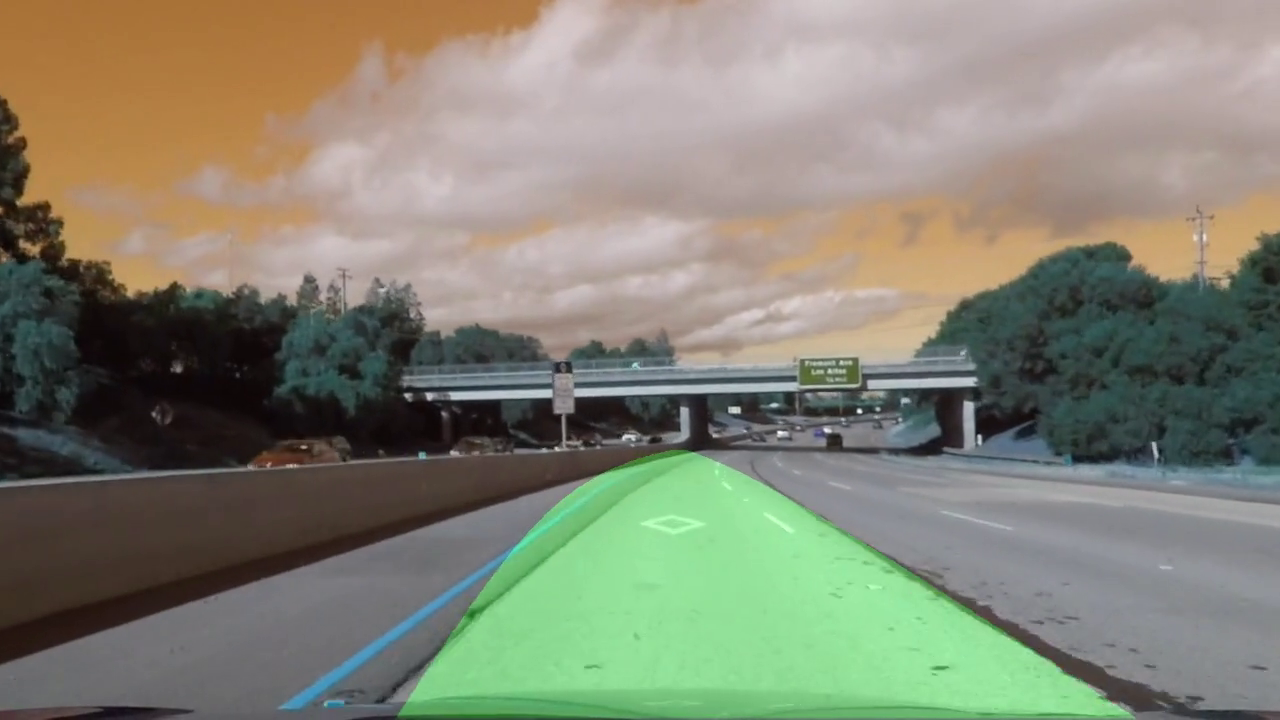
#> input picture frame 35 of project_video_test.mp4, 1280 x 720 px, given in place of project_video.mp4, which was not available
$ python colorspace_test.py   (older library calls are emulated)
#> lines starting #> are read from the running program, lines starting #| are printed output that depends on the picture; pictures that were not available may be replaced by others from this repository, and a replacement may not be noted
import numpy as np
import cv2
import matplotlib.pyplot as plt
import matplotlib.image as mpimg


cap = cv2.VideoCapture("project_video.mp4")
ret, img = cap.read()
#> img is the input picture: shape (720, 1280, 3); mean B, G, R 115.6, 132.2, 131.6
print(ret)
#| True
while(ret):
    # Convert to HLS color space and separate the S channel
    # Note: img is the undistorted image
    hls = cv2.cvtColor(img, cv2.COLOR_RGB2HLS)
#> hls: shape (720, 1280, 3); mean of channels 0, 1, 2 85.9, 128.3, 53.1
    s_channel = hls[:,:,2]
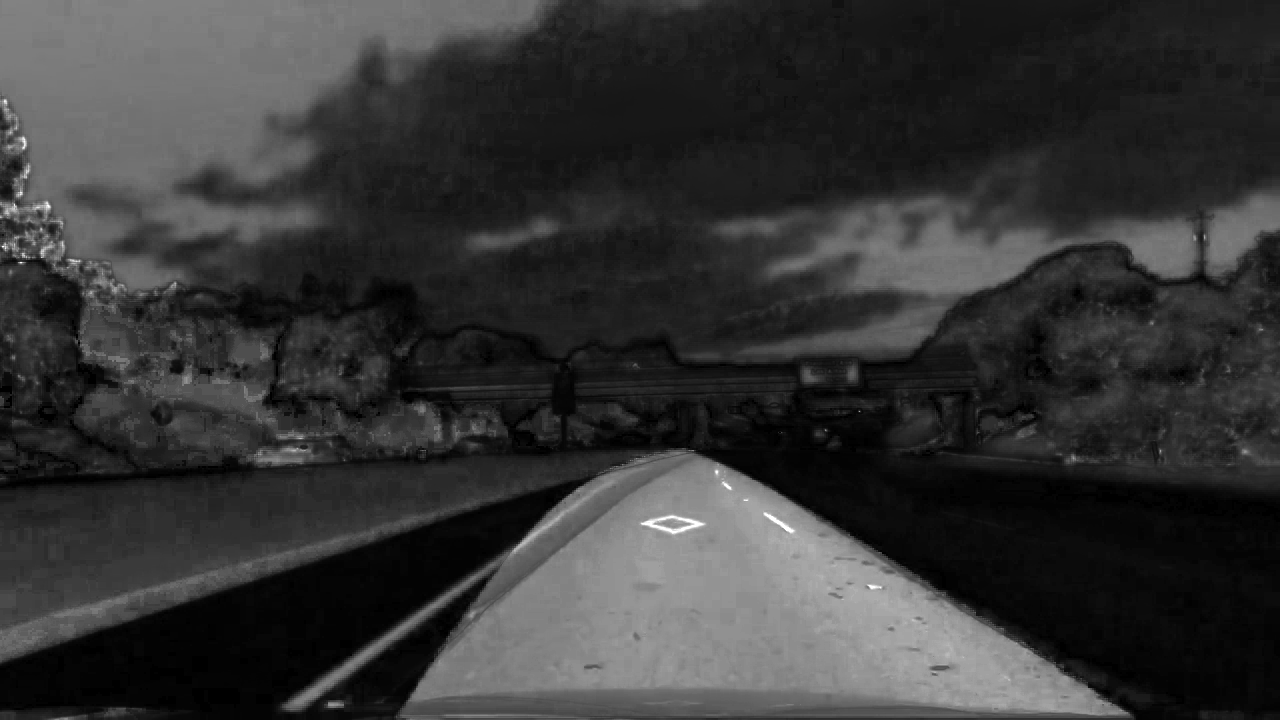
#> s_channel: shape (720, 1280); min 0, max 255, mean 53.1

    # Grayscale image
    # NOTE: we already saw that standard grayscaling lost color information for the lane lines
    # Explore gradients in other colors spaces / color channels to see what might work better
    gray = cv2.cvtColor(img, cv2.COLOR_RGB2GRAY)

    # Sobel x
    sobelx = cv2.Sobel(gray, cv2.CV_64F, 1, 0) # Take the derivative in x
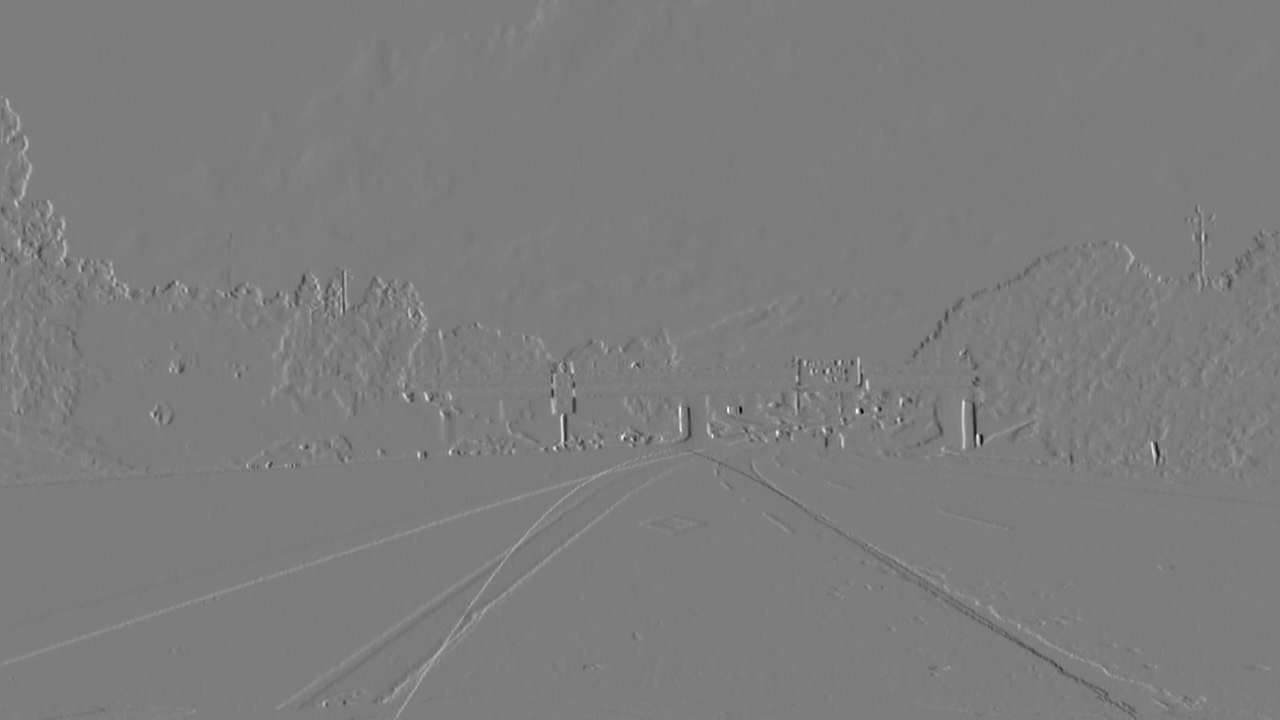
#> sobelx: shape (720, 1280) float64; min -523, max 542, mean 0.4; drawn with min black and max white
    abs_sobelx = np.absolute(sobelx) # Absolute x derivative to accentuate lines away from horizontal
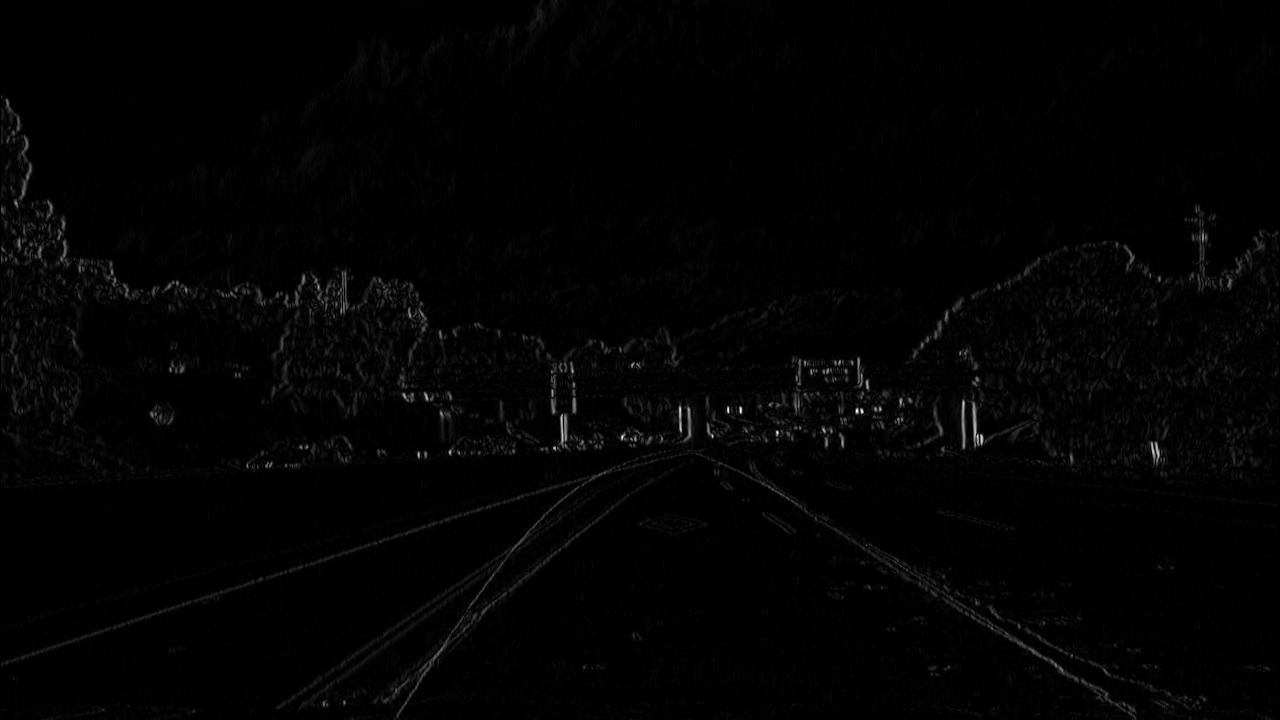
#> abs_sobelx: shape (720, 1280) float64; min 0, max 542, mean 7.6; drawn with min black and max white
    scaled_sobel = np.uint8(255*abs_sobelx/np.max(abs_sobelx))

    # Threshold x gradient
    thresh_min = 20
    thresh_max = 100
    sxbinary = np.zeros_like(scaled_sobel)
    sxbinary[(scaled_sobel >= thresh_min) & (scaled_sobel <= thresh_max)] = 1

    # Threshold color channel
    s_thresh_min = 170
    s_thresh_max = 255
    s_binary = np.zeros_like(s_channel)
    s_binary[(s_channel >= s_thresh_min) & (s_channel <= s_thresh_max)] = 1

    # Stack each channel to view their individual contributions in green and blue respectively
    # This returns a stack of the two binary images, whose components you can see as different colors
    color_binary = np.dstack(( np.zeros_like(sxbinary), sxbinary, s_binary))

    # Combine the two binary thresholds
    combined_binary = np.zeros_like(sxbinary)
    combined_binary[(s_binary == 1) | (sxbinary == 1)] = 1


    # Plotting thresholded images
    f, (ax1, ax2) = plt.subplots(1, 2, figsize=(20,10))
    ax1.set_title('Stacked thresholds')
    ax1.imshow(color_binary)

    ax2.set_title('Combined S channel and gradient thresholds')
    ax2.imshow(combined_binary, cmap='gray')
    cv2.imshow("img",hls)
    cv2.waitKey(0)

    ret, img = cap.read()
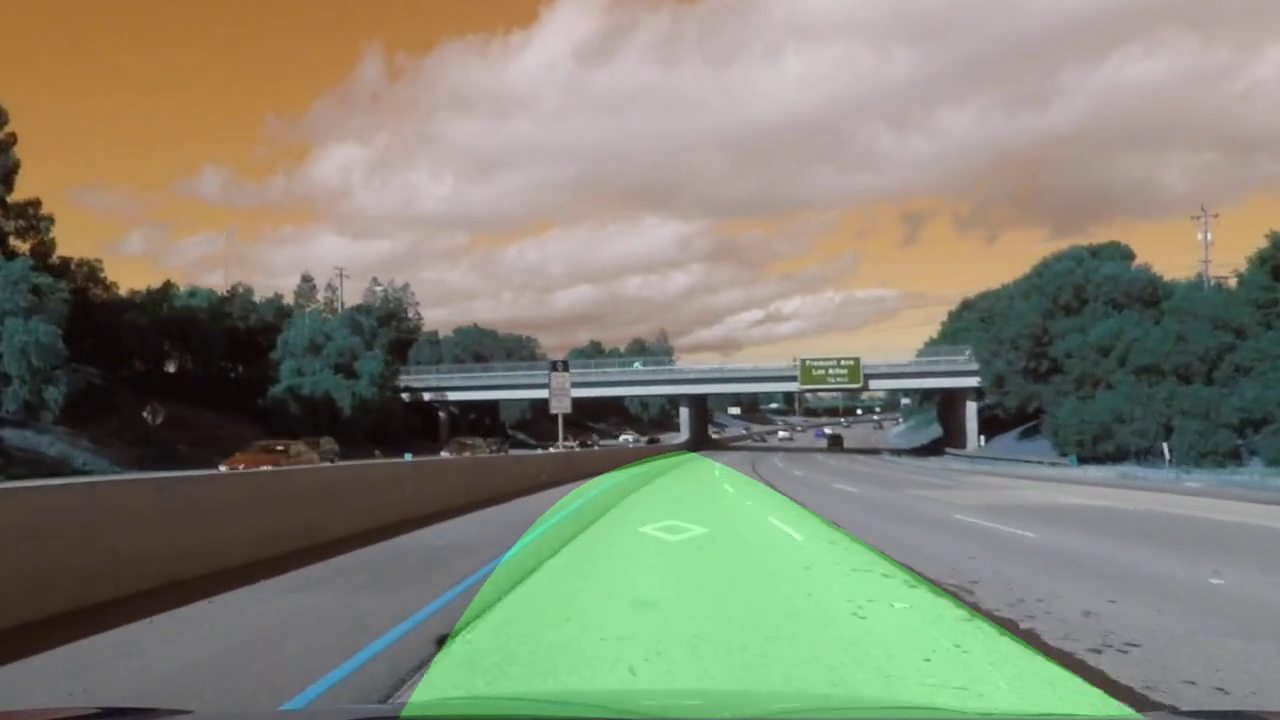
#> input picture frame 36 of project_video_test.mp4, 1280 x 720 px, given in place of project_video.mp4, which was not available
#> img is the input picture: shape (720, 1280, 3); mean B, G, R 115.6, 132.3, 131.7
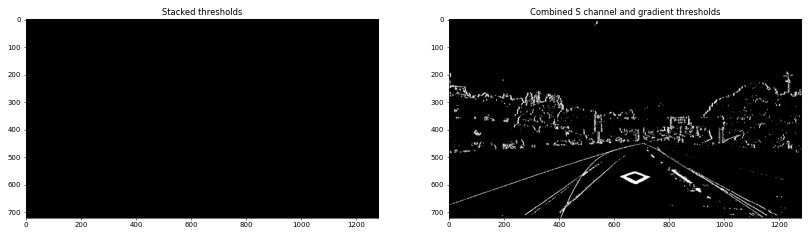
#> figure drawn by matplotlib, 2 panels

$ run again, starting later in the video
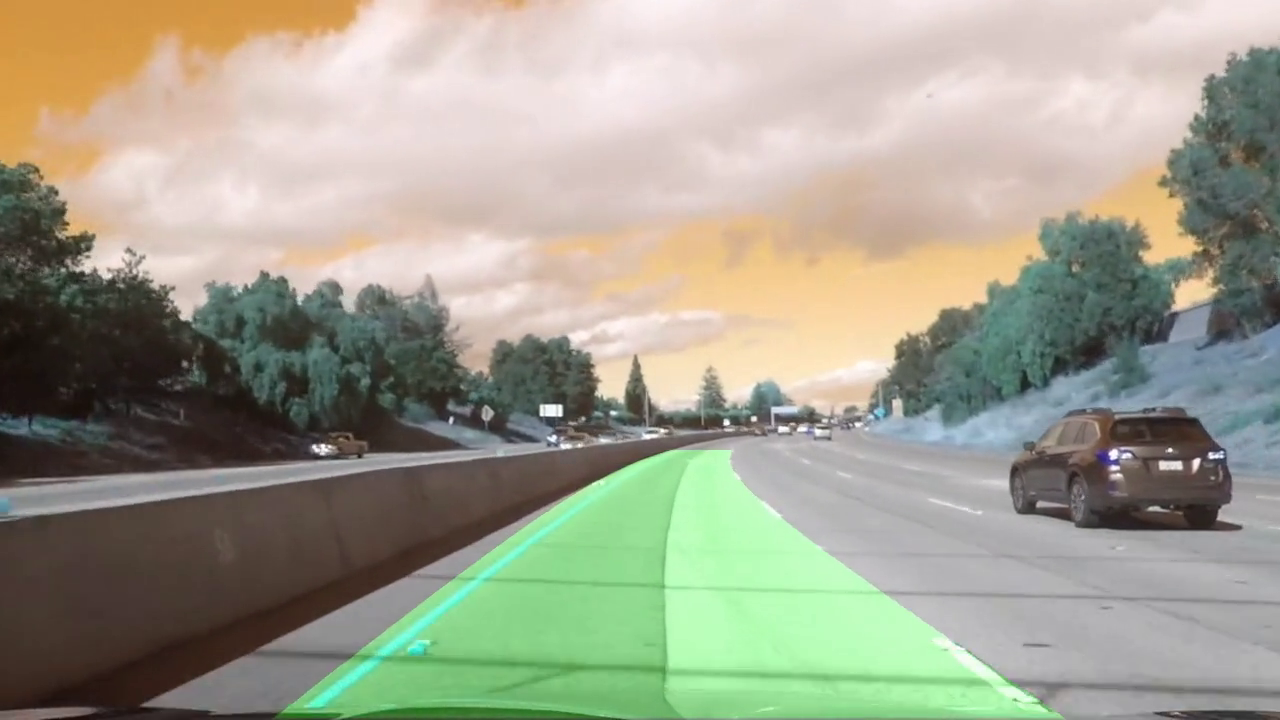
#> input picture frame 158 of project_video_test.mp4, 1280 x 720 px, given in place of project_video.mp4, which was not available
#> img is the input picture: shape (720, 1280, 3); mean B, G, R 142.6, 160, 160.6
#| True
#> hls: shape (720, 1280, 3); mean of channels 0, 1, 2 94, 156.3, 75.4
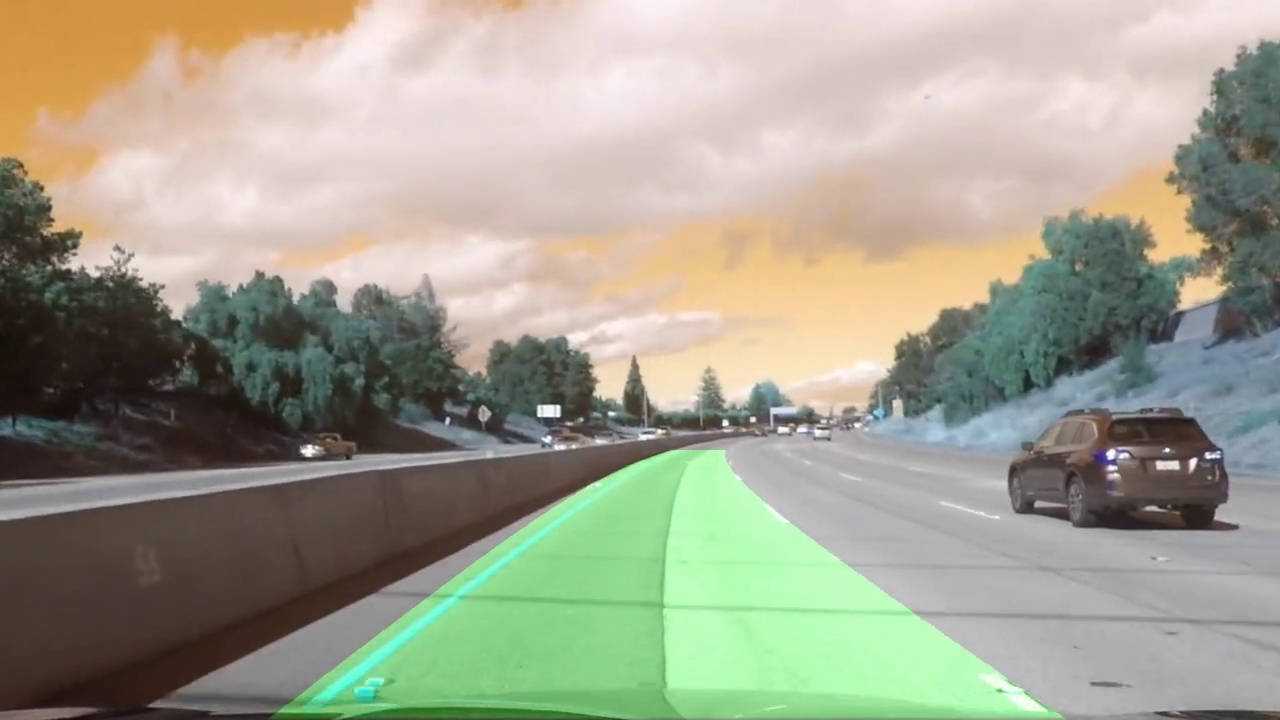
#> input picture frame 159 of project_video_test.mp4, 1280 x 720 px, given in place of project_video.mp4, which was not available
#> img is the input picture: shape (720, 1280, 3); mean B, G, R 142.9, 160.3, 161.1
#> `ret, img = cap.read()`:
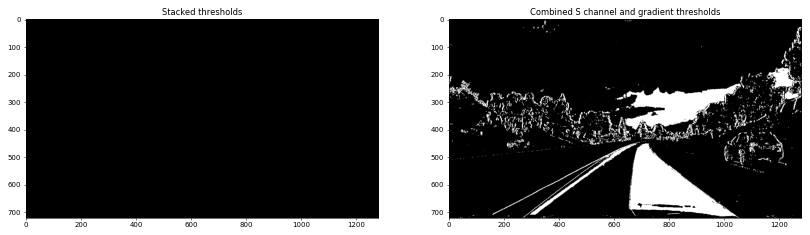
#> figure drawn by matplotlib, 2 panels

$ run again, starting later in the video
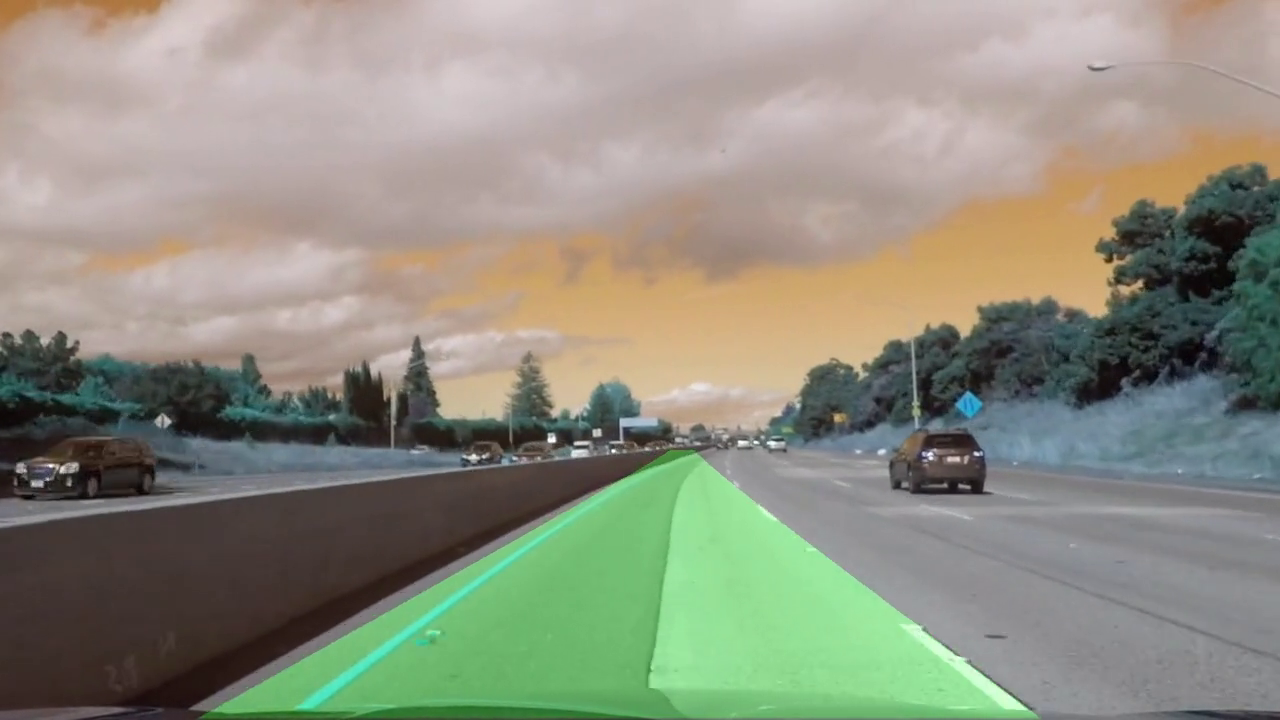
#> input picture frame 281 of project_video_test.mp4, 1280 x 720 px, given in place of project_video.mp4, which was not available
#> img is the input picture: shape (720, 1280, 3); mean B, G, R 127.8, 143.2, 142.6
#| True
#> hls: shape (720, 1280, 3); mean of channels 0, 1, 2 90.6, 139.9, 49.6
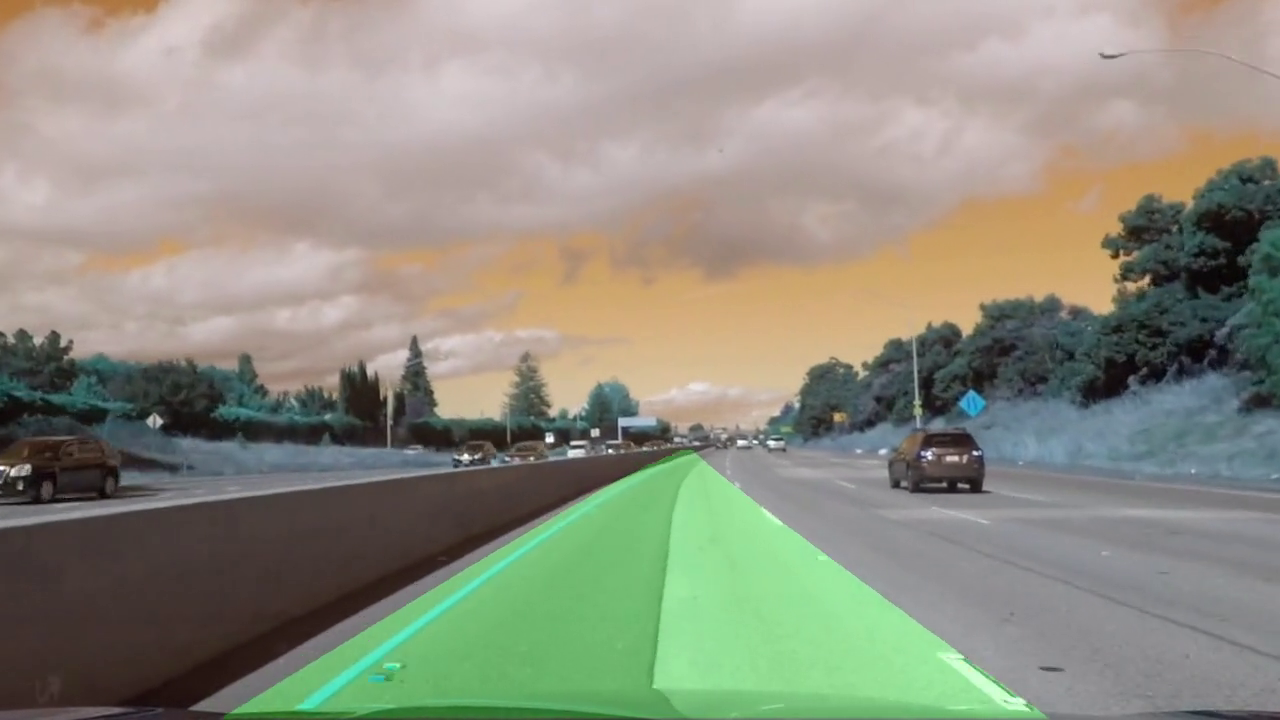
#> input picture frame 282 of project_video_test.mp4, 1280 x 720 px, given in place of project_video.mp4, which was not available
#> img is the input picture: shape (720, 1280, 3); mean B, G, R 128, 143, 142.8
#> `ret, img = cap.read()`:
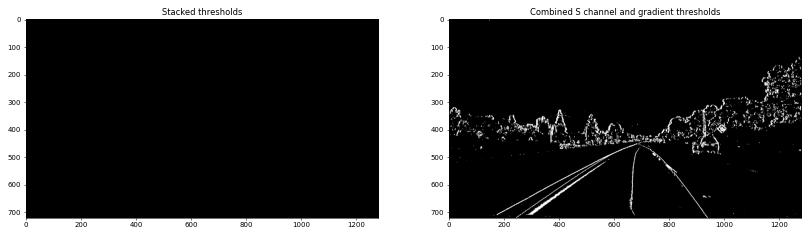
#> figure drawn by matplotlib, 2 panels
